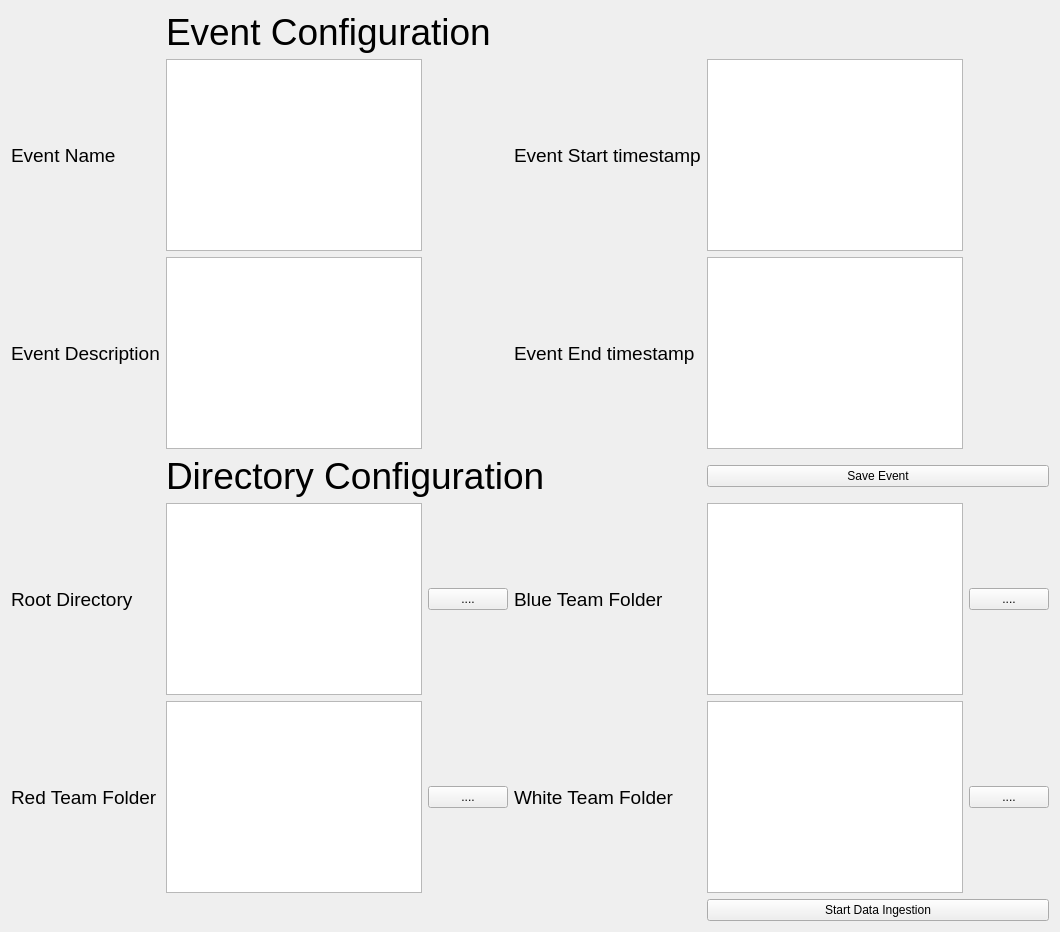
      <widget class="QWidget" name="EventDirectTab">
       <attribute name="title">
        <string>Event/Directory Config</string>
       </attribute>
       <layout class="QGridLayout" name="gridLayout_2">
        <item row="0" column="1" colspan="3">
         <widget class="QLabel" name="EventTitlelabel">
          <property name="font">
           <font>
            <pointsize>28</pointsize>
           </font>
          </property>
          <property name="text">
           <string>Event Configuration</string>
          </property>
         </widget>
        </item>
        <item row="1" column="0">
         <widget class="QLabel" name="EventNamelabel">
          <property name="font">
           <font>
            <pointsize>14</pointsize>
           </font>
          </property>
          <property name="text">
           <string>Event Name</string>
          </property>
         </widget>
        </item>
        <item row="1" column="1">
         <widget class="QTextBrowser" name="NameTextbox"/>
        </item>
        <item row="1" column="3">
         <widget class="QLabel" name="EventStartlabel">
          <property name="font">
           <font>
            <pointsize>14</pointsize>
           </font>
          </property>
          <property name="text">
           <string>Event Start timestamp</string>
          </property>
         </widget>
        </item>
        <item row="2" column="0">
         <widget class="QLabel" name="EventDescriptionlabel">
          <property name="font">
           <font>
            <pointsize>14</pointsize>
           </font>
          </property>
          <property name="text">
           <string>Event Description</string>
          </property>
         </widget>
        </item>
        <item row="2" column="1">
         <widget class="QTextBrowser" name="DescriptionTextbox"/>
        </item>
        <item row="2" column="3">
         <widget class="QLabel" name="EventEndlabel">
          <property name="font">
           <font>
            <pointsize>14</pointsize>
           </font>
          </property>
          <property name="text">
           <string>Event End timestamp</string>
          </property>
         </widget>
        </item>
        <item row="2" column="4">
         <widget class="QTextBrowser" name="EventEndTextbox"/>
        </item>
        <item row="3" column="1" colspan="3">
         <widget class="QLabel" name="DirectoryTitle">
          <property name="font">
           <font>
            <pointsize>28</pointsize>
           </font>
          </property>
          <property name="text">
           <string>Directory Configuration</string>
          </property>
         </widget>
        </item>
        <item row="3" column="4" colspan="2">
         <widget class="QPushButton" name="SaveEventBut">
          <property name="text">
           <string>Save Event</string>
          </property>
         </widget>
        </item>
        <item row="4" column="0">
         <widget class="QLabel" name="RootDirectlabel">
          <property name="font">
           <font>
            <pointsize>14</pointsize>
           </font>
          </property>
          <property name="text">
           <string>Root Directory</string>
          </property>
         </widget>
        </item>
        <item row="4" column="1">
         <widget class="QTextBrowser" name="RootDirectTextbox"/>
        </item>
        <item row="4" column="2">
         <widget class="QPushButton" name="RootdirectBut">
          <property name="text">
           <string>....</string>
          </property>
         </widget>
        </item>
        <item row="4" column="3">
         <widget class="QLabel" name="BlueTeamlabel">
          <property name="font">
           <font>
            <pointsize>14</pointsize>
           </font>
          </property>
          <property name="text">
           <string>Blue Team Folder</string>
          </property>
         </widget>
        </item>
        <item row="4" column="4">
         <widget class="QTextBrowser" name="BlueTeamTextbox"/>
        </item>
        <item row="4" column="5">
         <widget class="QPushButton" name="BluedirectBut">
          <property name="text">
           <string>....</string>
          </property>
         </widget>
        </item>
        <item row="5" column="0">
         <widget class="QLabel" name="RedTeamlabel">
          <property name="font">
           <font>
            <pointsize>14</pointsize>
           </font>
          </property>
          <property name="text">
           <string>Red Team Folder</string>
          </property>
         </widget>
        </item>
        <item row="5" column="1">
         <widget class="QTextBrowser" name="RedTeamtextbox"/>
        </item>
        <item row="5" column="2">
         <widget class="QPushButton" name="ReddirectBut">
          <property name="text">
           <string>....</string>
          </property>
         </widget>
        </item>
        <item row="5" column="3">
         <widget class="QLabel" name="WhiteTeamLabel">
          <property name="font">
           <font>
            <pointsize>14</pointsize>
           </font>
          </property>
          <property name="text">
           <string>White Team Folder</string>
          </property>
         </widget>
        </item>
        <item row="5" column="4">
         <widget class="QTextBrowser" name="whiteTeamTextbox"/>
        </item>
        <item row="5" column="5">
         <widget class="QPushButton" name="WhitedirectBut">
          <property name="text">
           <string>....</string>
          </property>
         </widget>
        </item>
        <item row="6" column="4" colspan="2">
         <widget class="QPushButton" name="SaveEventBut_2">
          <property name="text">
           <string>Start Data Ingestion</string>
          </property>
         </widget>
        </item>
        <item row="1" column="4">
         <widget class="QTextBrowser" name="EventStartTextbox"/>
        </item>
       </layout>
      </widget>
